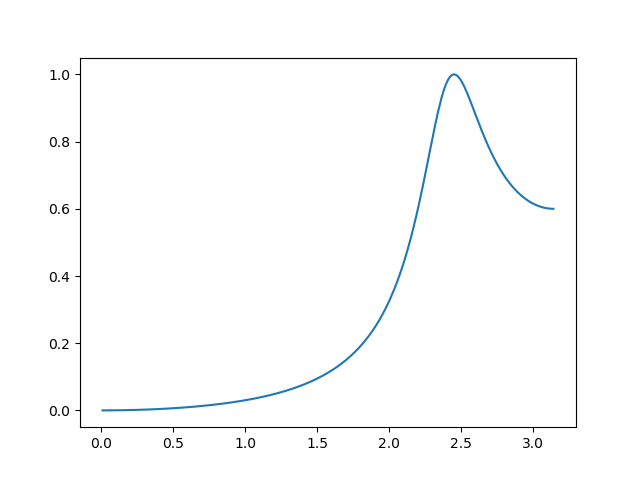

Write Python code to recreate this figure.
import numpy as np
import matplotlib.pyplot as plt
import cmath as cm
T=0.1 #sec
w_p=0.7*np.pi
w_s=0.35*np.pi
del_p=0.6
del_s=0.1
x=np.tan(w_p/2)
omega_p=(2*x)/T
y=np.tan(w_s/2)
omega_s=(2*y)/T
print "omega_p=",omega_p
print "omega_s=",omega_s
om_pbar=1
om_sbar=omega_p/omega_s
x1=(del_s**-2)-1
x2=(del_p**-2)-1
x3=np.sqrt(x1/x2)
x4=np.arccosh(x3)
x5=np.arccosh(om_sbar/om_pbar)
x6=x4/x5
x7=np.abs(x6)
N=np.ceil(x7)
print "original order=",x7
print "order=",N
eps=np.sqrt(x2)
print "eps=",eps
n1=(eps**-2)+1
n2=np.sqrt(n1)+eps**-1
n3=1/N
n4=n2**n3
n5=n2**-n3
Y_n=0.5*(n4-n5)
print "Y_n=",Y_n
k=N/2
p1=(2*k-1)*0.25
p2=(np.cos(p1*np.pi))**2
c_k=Y_n**2+p2
print "c_k=",c_k
b_k=2*Y_n*np.sin(p1*np.pi)
print "b_k=",b_k
j=cm.sqrt(-1)
w=np.arange(0,np.pi,0.01)
#w=np.arange(-np.pi,np.pi,0.01)
z=np.exp(j*w)
s=(2*(z-1))/((z+1)*T)
s_bar=omega_p/s
#print "s_bar=",s_bar
h1=((s_bar**2)+(b_k*s_bar*om_pbar)+(om_pbar**2)*c_k)
h_z=del_p*(om_pbar**N)*c_k/h1
plt.plot(w,np.abs(h_z))
plt.show()
